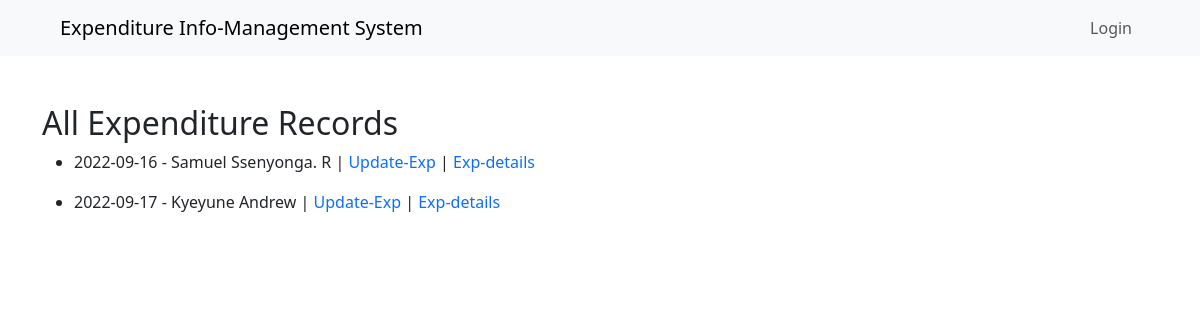
The page /all-expenditure-records on the database as committed earlier.
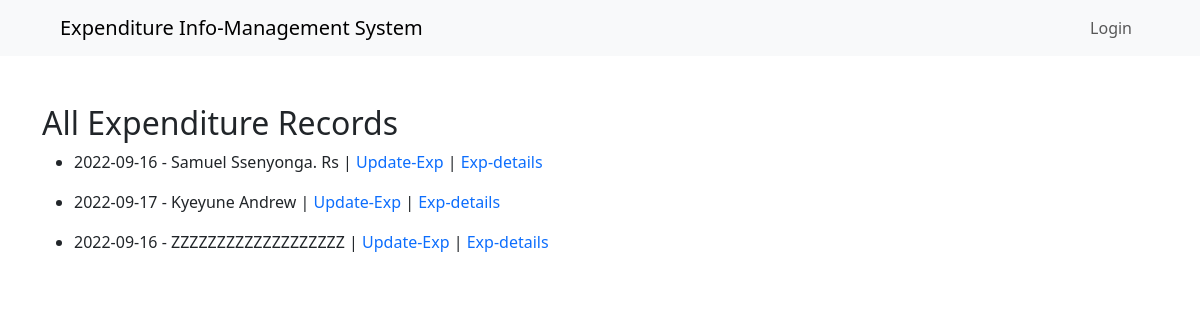
The same page on the database as committed later.
### EIMS/models.py (models this page shows, shortened)
class Expenditure(models.Model):
    id = models.UUIDField(auto_created=True, primary_key=True, unique=True, editable=False, default=uuid.uuid4)
    uploaded_by = models.ForeignKey(NewUser, on_delete=models.CASCADE, blank=True, null=True)
    date = models.DateField()
    expense_category = models.CharField(max_length=255)
    vendor_payee = models.CharField(max_length=255)
    description = models.TextField()
    amount = models.DecimalField(max_digits=10, decimal_places=2)
    def __str__(self):
        return f"{self.date} - {self.vendor_payee}"

### EIMS/views.py (the view)
# urls.py: path('all-expenditure-records', views.allExpRecords, name='allexp'),
def allExpRecords(request):
    allexp = Expenditure.objects.all()
    context = {
        'allexp' : allexp,
    }
    return render(request, 'app_pages/allexp-records.html', context)

### templates/app_pages/allexp-records.html
{% extends "copyfrom/main.html" %}
{% block content %}
<h2>All Expenditure Records</h2>
{% if allexp %}
{% for all in allexp %}
<ul>
    <li>
        {{all}} | <a class="text-decoration-none" href="{% url 'update-exp' all.id %}">Update-Exp</a> | <a class="text-decoration-none" href="{% url 'exp-details' all.id %}">Exp-details</a>
    </li>
</ul>
{% endfor %}
{% else %}
<p>No Expenditure records found...!</p>
{% endif %}
{% endblock %}

### templates/copyfrom/main.html (shortened to what this page needs)
{% load static %}
<!DOCTYPE html>
<html lang="en">
<head>
    <link rel="stylesheet" href="{% static 'css/bootstrap.min.css' %}">
</head>
<body>
    <nav class="navbar navbar-expand-lg bg-body-tertiary px-5">
        <div class="container-fluid">
            <a class="navbar-brand" href="#">Expenditure Info-Management System</a>
            <div class="collapse navbar-collapse" id="navbarSupportedContent">
                <ul class="navbar-nav ms-auto mb-2 mb-lg-0">
                    {% if user.is_authenticated %}
                    <li class="nav-item">
                        <a class="nav-link" href="{% url 'dashboard' %}">Dashboard</a>
                    </li>
                    <li class="nav-item">
                        <a class="nav-link" href="{% url 'create-exp' user.id %}">Record Exp</a>
                    </li>
                    <li class="nav-item">
                        <a class="nav-link" href="{% url 'allExp-records' %}">All Exp. Records</a>
                    </li>
                    <li class="nav-item">
                        <a class="nav-link" href="{% url 'profile' user.id %}">Profile</a>
                    </li>
                    <li class="nav-item">
                        <a class="nav-link" href="{% url 'change-password' %}">Change password</a>
                    </li>
                    <li class="nav-item">
                        <a class="nav-link" href="{% url 'signout' %}">Logout</a>
                    </li>
                    {% else %}
                    <li class="nav-item">
                        <a class="nav-link" aria-current="page" href="{% url 'signin' %}">Login</a>
                    </li>
                    {% endif %}
                </ul>
            </div>
        </div>
    </nav>
    <div class="container py-5">
        {% block content %}
        {% endblock %}
    </div>
</body>
</html>

Rows that differ between the two databases and show on the page:
changed Expenditure: date+vendor_payee "2022-09-16 - Samuel Ssenyonga. R" → "2022-09-16 - Samuel Ssenyonga. Rs"
added Expenditure: date+vendor_payee "2022-09-16 - ZZZZZZZZZZZZZZZZZZZ"
